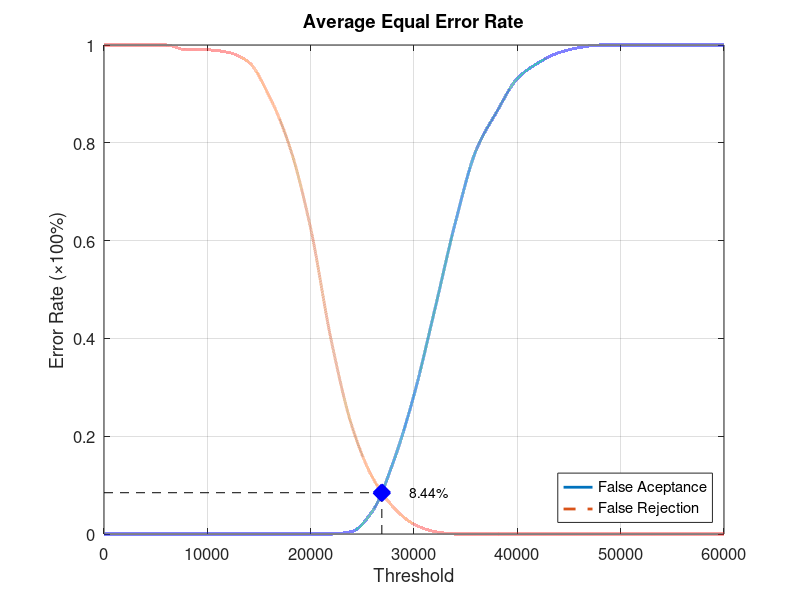
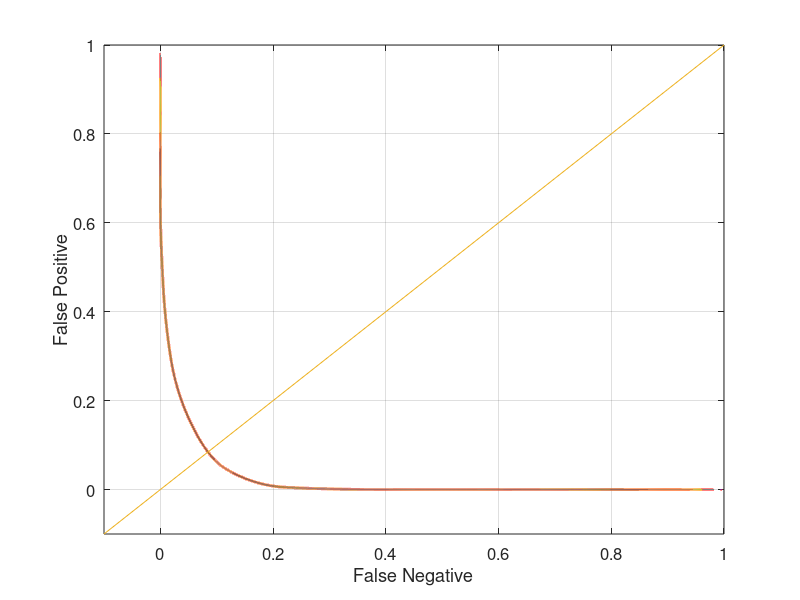

These figures' MATLAB source, in order:
function yEER = Database5_4
close all;
clear;
clc;
x = 0:2000:60000;
xq = 0:0.5:60000;

y0 = [0 0 0 0 0 0 0 0 0 0 0 0 0.00526316 0.0473684 0.147368 0.284211 0.457895 0.636842 0.784211 0.863158 0.931579 0.963158 0.984211 0.994737 1 1 1 1 1 1 1];
yy0 = interp1(x, y0, xq, 'pchip');
y1 = [1 1 1 1 0.99 0.99 0.985 0.965 0.895 0.79 0.625 0.395 0.22 0.115 0.055 0.02 0.005 0 0 0 0 0 0 0 0 0 0 0 0 0 0];
yy1 = interp1(x, y1, xq, 'pchip');

% Calculating EER: 
y2 = abs(y0 - y1);
find(y2 == min(y2))
yy2 = abs(yy0 - yy1);
xEER = find(yy2 == min(yy2));
xEERIndex = xq(xEER) % X-axis EER
yEER = yy0(xEER) % Y-axis EER

main = figure
plot(xq, yy0,'-','LineWidth', 2);	hold on
plot(xq, yy1,'--','LineWidth', 2);	hold on
plot([xEERIndex xEERIndex], [0 yEER], 'k--');	hold on
plot([0 xEERIndex], [yEER yEER], 'k--');	hold on
plot(xEERIndex, yEER, 'bx', 'LineWidth', 10);	hold on
text(xEERIndex + 10 * xEERIndex / 100, yEER, [num2str(round((10000 * yEER)) / 100) '%'])
legend('False Aceptance', 'False Rejection', 'Location', 'SouthEast')
xlabel('Threshold')
ylabel('Error Rate (\times100%)')
title('Average Equal Error Rate')
set(gca, 'FontSize', 12)
axis([0 60000 0 1])
grid on

print(main, 'Database5_4Main', '-dpng');
FNRxFPR = figure('Color', [1 1 1]);
plot(yy1, yy0, '-', yy1, yy0, 'LineWidth', 2);
hold on
y = -0.1:0.1:1
plot(y, y); 
set(gca, 'FontSize', 12)
xlabel('False Negative')
ylabel('False Positive')
axis([-0.1 1 -0.1 1])
set(gca, 'FontSize', 12)
grid on

print(FNRxFPR, 'Database5_4FNRxFPR','-dpng');
end
